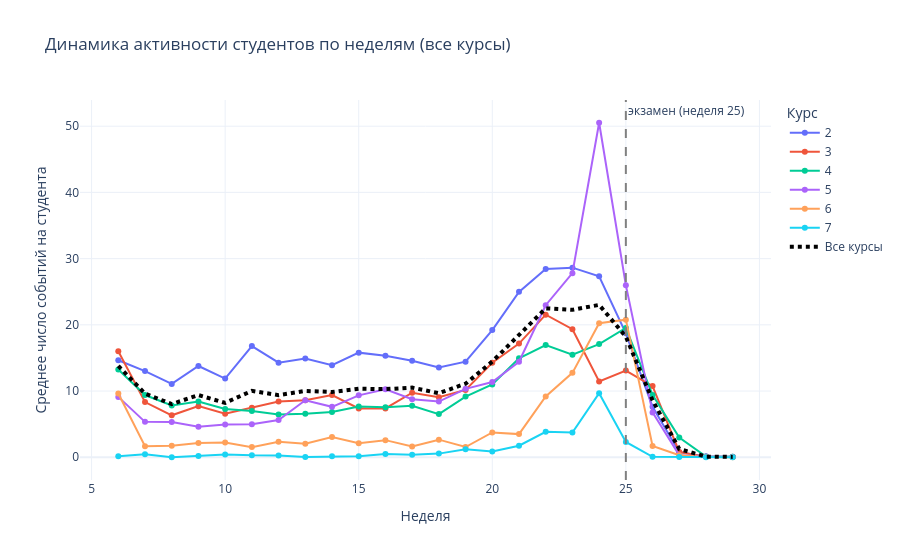

Notebook code cell kept with this figure:
### Markdown cell above
# Задание 3. Динамика активности студентов по неделям
Гипотеза: Активность студентов увеличивается перед сессией и уменьшается после неё.

Постройте линейный график изменения активности (s_all) по неделям (num_week).
Сравнить активность по курсам (kurs). Все курсы должны отображаться на одной диаграмме.

### Code cell
# Средняя недельная активность по курсам
df_week = df.groupby(["num_week", "Kurs"], as_index=False)["s_all"].mean()
df_week["Курс"] = df_week["Kurs"].astype(str)
df_total = df.groupby("num_week", as_index=False)["s_all"].mean()

fig = px.line(
    df_week, x="num_week", y="s_all", color="Курс", markers=True,
    labels={"num_week": "Неделя", "s_all": "Среднее число событий на студента"},
    title="Динамика активности студентов по неделям (все курсы)",
)
# среднее по всем курсам
fig.add_trace(go.Scatter(
    x=df_total["num_week"], y=df_total["s_all"], mode="lines",
    name="Все курсы", line=dict(color="black", width=4, dash="dot"),
))
# неделя экзамена по дате Date_vAtt
exam_week = int(pd.to_datetime(df["Date_vAtt"], format="%d.%m.%Y").dt.isocalendar().week.median())
fig.add_vline(x=exam_week, line_dash="dash", line_color="gray",
              annotation_text=f"экзамен (неделя {exam_week})")
fig.update_layout(template="plotly_white")
fig.show()

# Пиковая неделя для каждого курса
df_week.loc[df_week.groupby("Kurs")["s_all"].idxmax(), ["Kurs", "num_week", "s_all"]].round(1)

### Figure 1 — Plotly figure (JSON) as saved in the notebook; plotly's stock layout.template omitted (floating-point values rounded to 4 significant figures)
{"data": [{"hovertemplate": "Курс=2<br>Неделя=%{x}<br>Среднее число событий на студента=%{y}<extra></extra>", "legendgroup": "2", "line": {"color": "#636efa", "dash": "solid"}, "marker": {"symbol": "circle"}, "mode": "lines+markers", "name": "2", "orientation": "v", "showlegend": true, "type": "scatter", "x": [6, 7, 8, 9, 10, 11, 12, 13, 14, 15, 16, 17, 18, 19, 20, 21, 22, 23, 24, 25, 26, 27, 28, 29], "xaxis": "x", "y": [14.65, 13.02, 11.07, 13.78, 11.88, 16.8, 14.28, 14.91, 13.89, 15.8, 15.32, 14.58, 13.56, 14.43, 19.21, 24.98, 28.45, 28.63, 27.34, 18.72, 7.629, 0.7721, 0.1017, 0.06991], "yaxis": "y"}, {"hovertemplate": "Курс=3<br>Неделя=%{x}<br>Среднее число событий на студента=%{y}<extra></extra>", "legendgroup": "3", "line": {"color": "#EF553B", "dash": "solid"}, "marker": {"symbol": "circle"}, "mode": "lines+markers", "name": "3", "orientation": "v", "showlegend": true, "type": "scatter", "x": [6, 7, 8, 9, 10, 11, 12, 13, 14, 15, 16, 17, 18, 19, 20, 21, 22, 23, 24, 25, 26, 27, 28, 29], "xaxis": "x", "y": [16.0, 8.339, 6.336, 7.721, 6.582, 7.461, 8.406, 8.598, 9.384, 7.362, 7.373, 9.743, 9.079, 10.18, 14.28, 17.16, 21.54, 19.34, 11.46, 13.1, 10.75, 0.807, 0.0568, 0.02503], "yaxis": "y"}, {"hovertemplate": "Курс=4<br>Неделя=%{x}<br>Среднее число событий на студента=%{y}<extra></extra>", "legendgroup": "4", "line": {"color": "#00cc96", "dash": "solid"}, "marker": {"symbol": "circle"}, "mode": "lines+markers", "name": "4", "orientation": "v", "showlegend": true, "type": "scatter", "x": [6, 7, 8, 9, 10, 11, 12, 13, 14, 15, 16, 17, 18, 19, 20, 21, 22, 23, 24, 25, 26, 27, 28, 29], "xaxis": "x", "y": [13.26, 9.396, 7.812, 8.415, 7.277, 6.98, 6.442, 6.557, 6.843, 7.68, 7.55, 7.765, 6.516, 9.167, 10.98, 14.95, 16.94, 15.48, 17.09, 19.53, 9.419, 2.978, 0.107, 0.07651], "yaxis": "y"}, {"hovertemplate": "Курс=5<br>Неделя=%{x}<br>Среднее число событий на студента=%{y}<extra></extra>", "legendgroup": "5", "line": {"color": "#ab63fa", "dash": "solid"}, "marker": {"symbol": "circle"}, "mode": "lines+markers", "name": "5", "orientation": "v", "showlegend": true, "type": "scatter", "x": [6, 7, 8, 9, 10, 11, 12, 13, 14, 15, 16, 17, 18, 19, 20, 21, 22, 23, 24, 25, 26, 27, 28, 29], "xaxis": "x", "y": [9.117, 5.345, 5.308, 4.625, 4.964, 5.001, 5.631, 8.6, 7.615, 9.347, 10.27, 8.764, 8.406, 10.34, 11.36, 14.42, 22.96, 27.81, 50.52, 25.99, 6.773, 0.2894, 0.1081, 0.04444], "yaxis": "y"}, {"hovertemplate": "Курс=6<br>Неделя=%{x}<br>Среднее число событий на студента=%{y}<extra></extra>", "legendgroup": "6", "line": {"color": "#FFA15A", "dash": "solid"}, "marker": {"symbol": "circle"}, "mode": "lines+markers", "name": "6", "orientation": "v", "showlegend": true, "type": "scatter", "x": [6, 7, 8, 9, 10, 11, 12, 13, 14, 15, 16, 17, 18, 19, 20, 21, 22, 23, 24, 25, 26, 27, 28, 29], "xaxis": "x", "y": [9.636, 1.664, 1.737, 2.134, 2.23, 1.531, 2.324, 2.038, 3.07, 2.12, 2.585, 1.622, 2.657, 1.54, 3.749, 3.495, 9.192, 12.75, 20.23, 20.78, 1.711, 0.3192, 0.05399, 0.01174], "yaxis": "y"}, {"hovertemplate": "Курс=7<br>Неделя=%{x}<br>Среднее число событий на студента=%{y}<extra></extra>", "legendgroup": "7", "line": {"color": "#19d3f3", "dash": "solid"}, "marker": {"symbol": "circle"}, "mode": "lines+markers", "name": "7", "orientation": "v", "showlegend": true, "type": "scatter", "x": [6, 7, 8, 9, 10, 11, 12, 13, 14, 15, 16, 17, 18, 19, 20, 21, 22, 23, 24, 25, 26, 27, 28, 29], "xaxis": "x", "y": [0.1391, 0.4696, 0.008696, 0.1826, 0.4261, 0.2957, 0.2783, 0.05217, 0.1565, 0.1565, 0.487, 0.3913, 0.5478, 1.217, 0.8609, 1.748, 3.852, 3.739, 9.67, 2.313, 0.06957, 0.03478, 0.0, 0.0], "yaxis": "y"}, {"line": {"color": "black", "dash": "dot", "width": 4}, "mode": "lines", "name": "Все курсы", "type": "scatter", "x": [6, 7, 8, 9, 10, 11, 12, 13, 14, 15, 16, 17, 18, 19, 20, 21, 22, 23, 24, 25, 26, 27, 28, 29], "y": [13.8, 9.616, 8.029, 9.393, 8.209, 10.02, 9.382, 10.01, 9.86, 10.35, 10.29, 10.52, 9.671, 11.11, 14.45, 18.5, 22.49, 22.26, 23.01, 18.22, 8.603, 1.253, 0.08997, 0.05471]}], "layout": {"annotations": [{"showarrow": false, "text": "экзамен (неделя 25)", "x": 25, "xanchor": "left", "xref": "x", "y": 1, "yanchor": "top", "yref": "y domain"}], "legend": {"title": {"text": "Курс"}, "tracegroupgap": 0}, "shapes": [{"line": {"color": "gray", "dash": "dash"}, "type": "line", "x0": 25, "x1": 25, "xref": "x", "y0": 0, "y1": 1, "yref": "y domain"}], "title": {"text": "Динамика активности студентов по неделям (все курсы)"}, "xaxis": {"anchor": "y", "domain": [0.0, 1.0], "title": {"text": "Неделя"}}, "yaxis": {"anchor": "x", "domain": [0.0, 1.0], "title": {"text": "Среднее число событий на студента"}}}}
